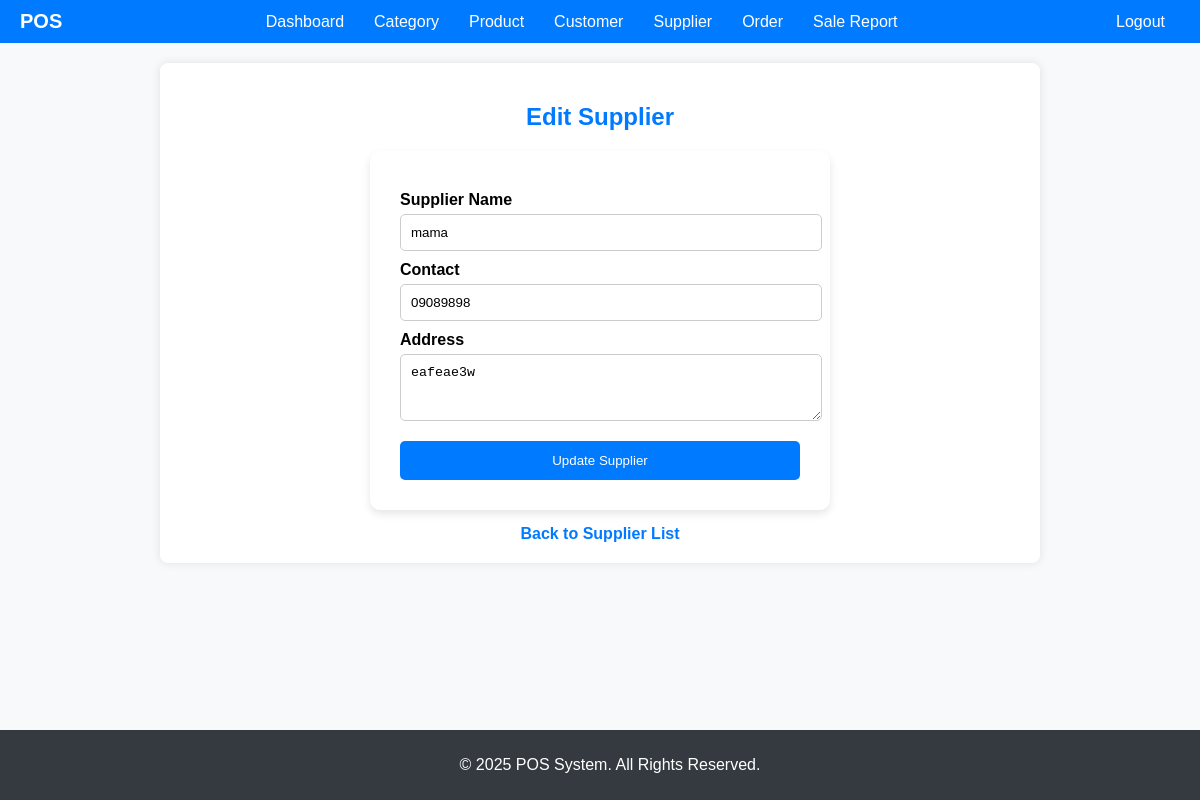
Screenshot of /suppliers/edit/2/ with the database file from the repository.
### suppliers/models.py (models this page shows, shortened)
class Supplier(models.Model):
    name = models.CharField(max_length=200)
    contact = models.CharField(max_length=100)
    address = models.TextField(blank=True, null=True)
    created_at = models.DateTimeField(auto_now_add=True)

### suppliers/views.py (the view)
def supplier_edit(request, supplier_id):
    supplier = get_object_or_404(Supplier, id=supplier_id)
    if request.method == "POST":
        form = SupplierForm(request.POST, instance=supplier)
        if form.is_valid():
            form.save()
            messages.success(request, "Supplier updated successfully!")
            return redirect("supplier_list")
    else:
        form = SupplierForm(instance=supplier)
    return render(request, "supplier_edit.html", {"form": form, "supplier": supplier})

### suppliers/forms.py
class SupplierForm(forms.ModelForm):
    class Meta:
        model = Supplier
        fields = '__all__'  # Automatically includes all fields from the Supplier model
        widgets = {
            'name': forms.TextInput(attrs={'class': 'form-control', 'placeholder': 'Supplier Name'}),
            'contact': forms.TextInput(attrs={'class': 'form-control', 'placeholder': 'Contact Number'}),
            'address': forms.Textarea(attrs={'class': 'form-control', 'placeholder': 'Supplier Address', 'rows': 3}),
        }

### suppliers/templates/supplier_edit.html (shortened to what this page needs)
{% extends "base.html" %}
{% load static %}
{% block content %}
    <h2>Edit Supplier</h2>
    <form method="POST">
        <label for="name">Supplier Name</label>
        <input type="text" name="name" value="{{ supplier.name }}" required>
        <label for="contact">Contact</label>
        <input type="text" name="contact" value="{{ supplier.contact }}" required>
        <label for="address">Address</label>
        <textarea name="address" rows="3" required>{{ supplier.address }}</textarea>
        <button type="submit">Update Supplier</button>
    </form>
    <a href="{% url 'supplier_list' %}" class="back-button">Back to Supplier List</a>
{% endblock %}

### static/css/style.css (style rules this page uses)
body { font-family: Arial, sans-serif; margin: 20px; }

### templates/base.html (style rules this page uses)
body { font-family: Arial, sans-serif; margin: 0; padding: 0; background-color: #f8f9fa; }

### suppliers/templates/supplier_edit.html (style rules this page uses)
h2 { text-align: center; margin-top: 20px; margin-bottom: 20px; color: #007bff; }
form { background-color: #ffffff; padding: 30px; border-radius: 10px; box-shadow: 0 4px 8px rgba(0, 0, 0, 0.1); width: 400px; margin: auto; display: flex; flex-direction: column; }
label { font-weight: 600; margin-top: 10px; }
input, textarea { padding: 10px; margin-top: 5px; border: 1px solid #ccc; border-radius: 5px; width: 100%; }
button { margin-top: 20px; padding: 12px; background-color: #007bff; color: #fff; border: none; cursor: pointer; border-radius: 5px; transition: background-color 0.3s ease; }
.back-button { display: block; text-align: center; margin-top: 15px; text-decoration: none; color: #007bff; font-weight: 600; }

### rows the page displays
Supplier: name "mama", contact "09089898", address "eafeae3w"
